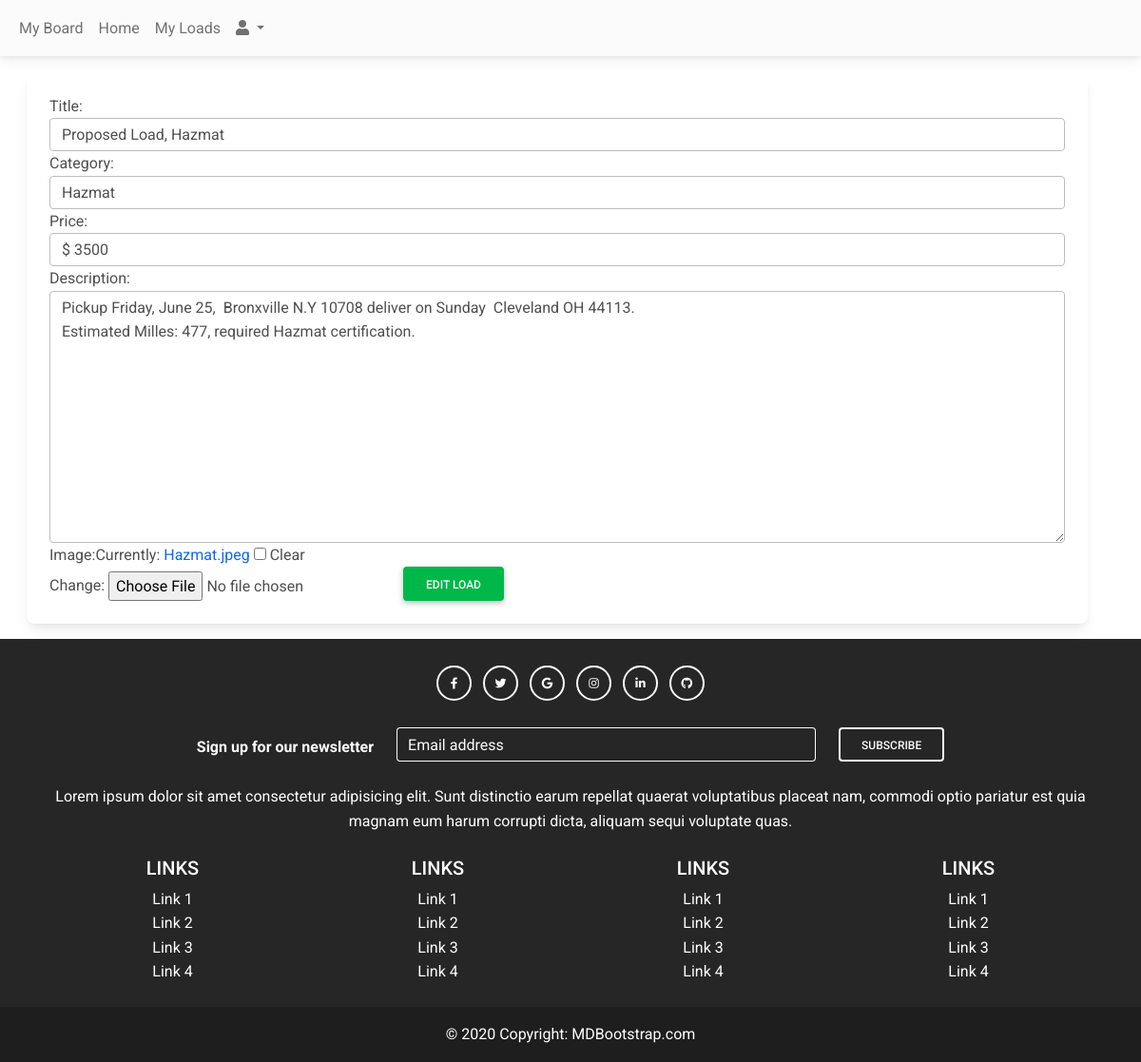
Before: /my-admin/update-load/1 with the older database file.
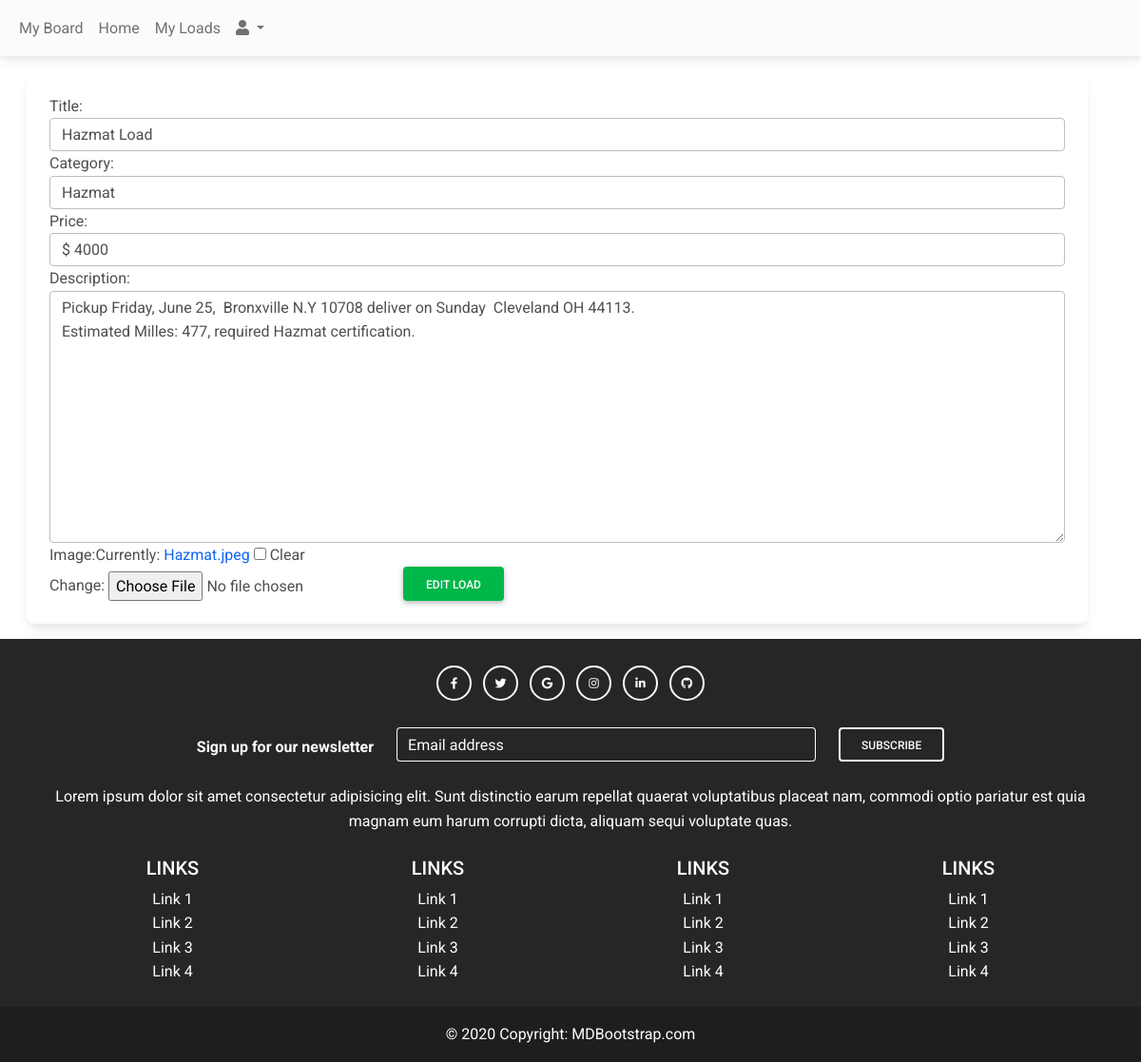
After: the same page with the newer database file.
### blog/models.py (models this page shows, shortened)
class Load(models.Model):
    user = models.ForeignKey(User, on_delete=models.CASCADE, null=True)
    price = models.CharField(max_length=20)
    title = models.CharField(max_length=50)
    category = models.ForeignKey(Category, on_delete=models.CASCADE)
    desc = models.TextField()
    image = models.ImageField(null=True, blank=True)
    created_at = models.DateTimeField(auto_now_add=True)
    update_at = models.DateTimeField(auto_now = True)

### app_admin/views.py (the view)
# urls.py: path('update-load/<int:pk>', UpdateLoad.as_view(), name="update-load"),
class UpdateLoad(UpdateView):
    model = Load
    form_class =LoadForm
    template_name = 'app_admin/load_form.html'

### blog/forms.py
class LoadForm(forms.ModelForm):
    class Meta:
        model = Load
        fields = ['title', 'category','price', 'desc', 'image']
        labels = {'title': 'Title', 'category': 'Category', 'price': 'Price', 'desc': 'Description'}
        widgets = {
            'title':forms.TextInput(attrs={'class':'form-control'}),
            'category': forms.Select(attrs={'class': 'form-control'}),
            'price':forms.TextInput(attrs={'class':'form-control'}),
            'desc':forms.Textarea(attrs={'class':'form-control', 'row':5}),
        }

### blog/models.py (called while the page is built)
    def __str__(self):
        return self.name

### app_admin/templates/app_admin/load_form.html (shortened to what this page needs)
{% extends 'partials/base2.html' %}
{% block content %}
<div class="container m-3">
    <div class="row">
        <div class="col-md-12">
            <div class="card">
                <div class="card-body">
                    <form action="" method="POST" >
                        {{form}}
                        <button class="btn btn-success">Edit Load</button>
                    </form>
                </div>
            </div>
        </div>
    </div>
</div>
{% endblock %}

Changed rows visible on the page:
changed Load "Hazmat": title "Proposed Load, Hazmat" → "Hazmat Load"; price "$ 3500" → "$ 4000"
